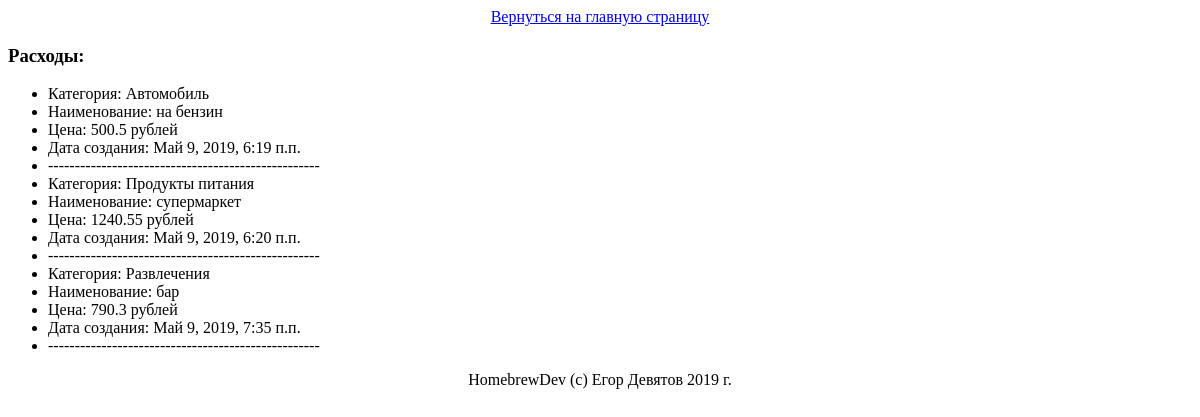
Before: /spends-list/ with the older database file.
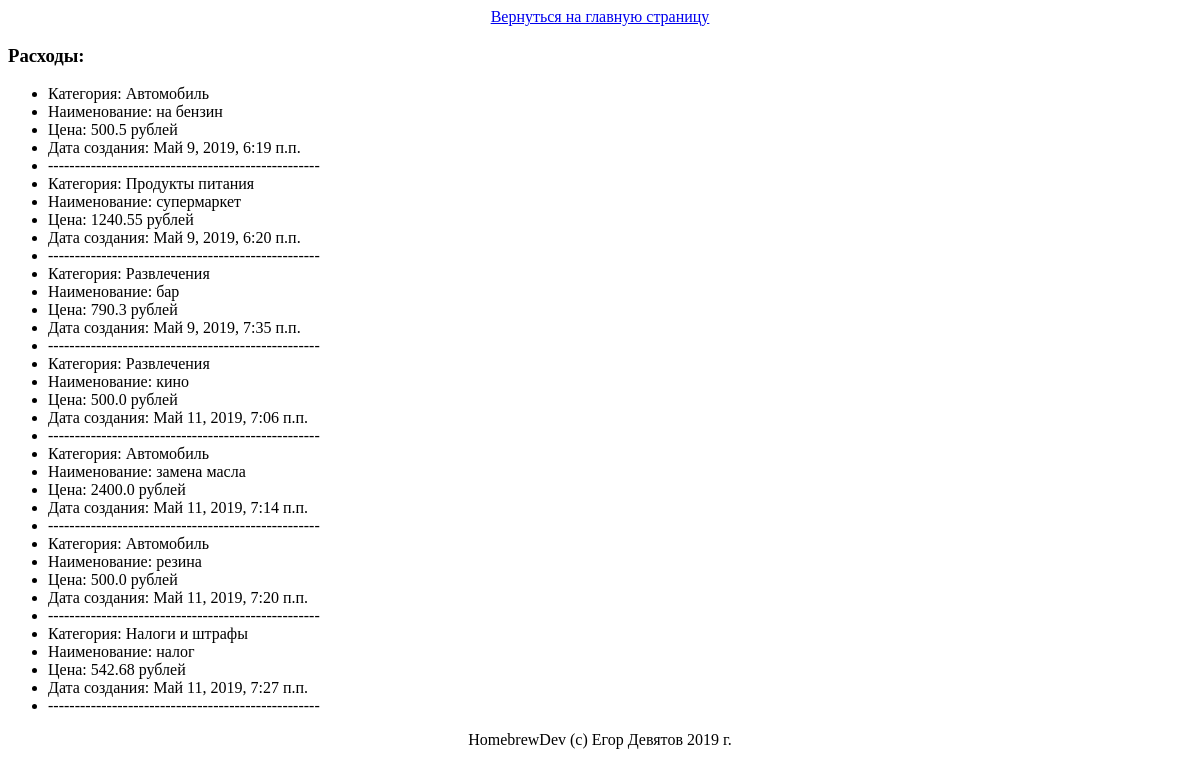
After: the same page with the newer database file.
### blog/models.py (models this page shows, shortened)
class Spend(models.Model):
    category = models.CharField(max_length=100, help_text='Категория')
    name = models.CharField(max_length=200, help_text='Наименование расхода')
    created_date = models.DateField(default=timezone.localdate)
    amount = models.FloatField(help_text='Сумма', default=0.0)

### blog/views.py (the view)
# urls.py: path('spends-list/', blog.views.ListSpendView.as_view(), name='blog/spends-list'),
class ListSpendView(ListView):
    model = Spend
    template_name = 'blog/spends-list.html'

### blog/templates/blog/spends-list.html (shortened to what this page needs)
<!DOCTYPE html>
<html lang="ru">
<head>
</head>
<body>
    <p class="center">
        <a href="http://127.0.0.1:8000">Вернуться на главную страницу</a>
    </p>
    <h3>Расходы:</h3>
    <ul>
	    {% for spend in object_list %}
	    <li>Категория: {{ spend.category }}</li>
        <li>Наименование: {{ spend.name }}</li>
        <li>Цена: {{ spend.amount }} рублей</li>
        <li>Дата создания: {{ spend.created_date }}</li>
        <li>---------------------------------------------------</li>
	    {% endfor %}
    </ul>
</body>
    <p class="center">HomebrewDev (c) Егор Девятов 2019 г.</p>
</html>

Changed rows visible on the page:
added Spend: category "Развлечения", name "кино", amount "500.0", created_date "Май 11, 2019, 7:06 п.п."
added Spend: category "Автомобиль", name "замена масла", amount "2400.0", created_date "Май 11, 2019, 7:14 п.п."
added Spend: category "Автомобиль", name "резина", amount "500.0", created_date "Май 11, 2019, 7:20 п.п."
added Spend: category "Налоги и штрафы", name "налог", amount "542.68", created_date "Май 11, 2019, 7:27 п.п."
